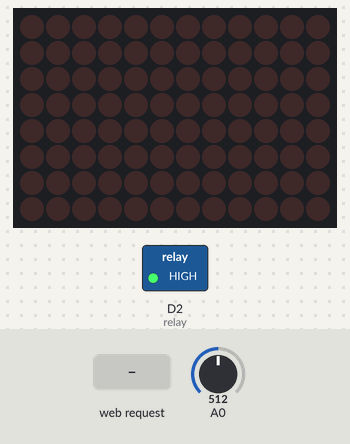
A sketch run on a simulated Arduino Uno R4 WiFi. Shown: 12×8 LED matrix, switched loads named in the sketch (green lamp = pin HIGH). The inputs (shaded band) are chosen by the test bench; at power-on: A0 = 512. WiFi joins after 1.5 s; servers stay silent unless stated; network time is answered at once with the bench clock; the local clock reads 2024-03-15 10:24:30 at power-on unless the sketch sets it; what the sketch prints to the serial monitor is not drawn.

Above: at 12.7 s.
12.8 s: A0 set to 818
14.3 s: A0 set to 849
At 14.8 s:
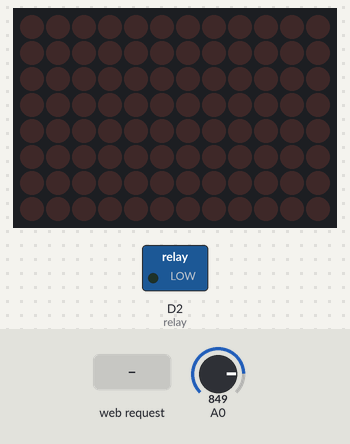
15.8 s: A0 set to 716
At 18.3 s:
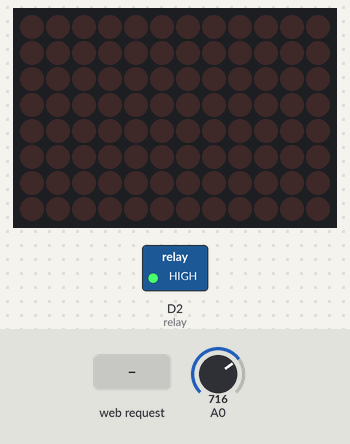
18.8 s: HTTP request GET /on received
At 19.8 s:
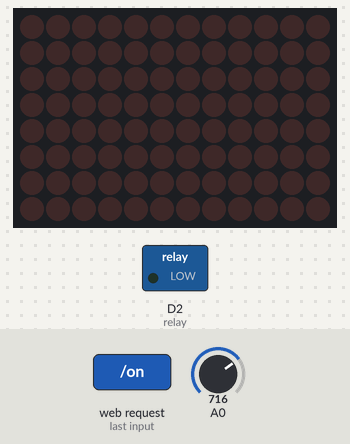
20.3 s: HTTP request GET /off received
At 20.9 s:
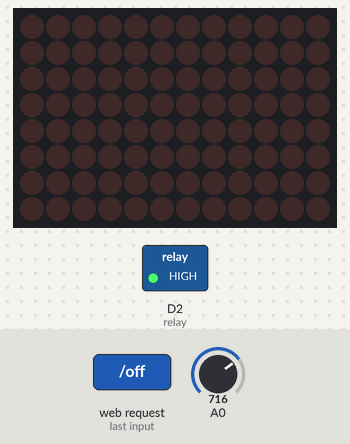
21.8 s: A0 set to 900
At 22.9 s:
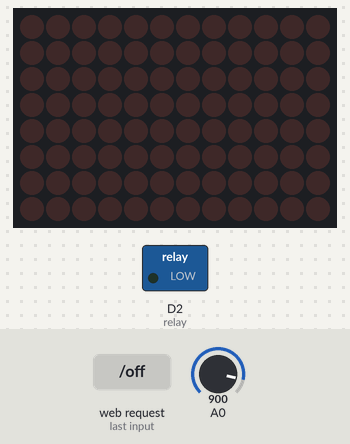
Timing chart, 0 to 24.3 s (numbered marks = the images above; inputs shaded):
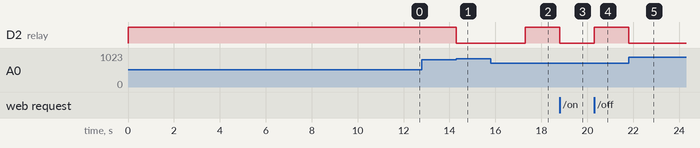

Measured:
- the behaviour switches between 830 and 831 on A0 (found by bisection; images 0 and 1)
- after the input at 14.3 s, D2 (relay): HIGH → LOW at once
- after the input at 15.8 s, D2 (relay): LOW → HIGH after 1.5 s
- after the input at 18.8 s, D2 (relay): HIGH → LOW at once
- after the input at 20.3 s, D2 (relay): LOW → HIGH at once
- after the input at 21.8 s, D2 (relay): HIGH → LOW at once

The sketch:

Senzor_Umiditate_Pompa_Wifi.ino
```cpp
#include "Arduino_LED_Matrix.h"
#include "WiFiS3.h"
#include "RTC.h"
#include <NTPClient.h>
#include <ESP_Mail_Client.h>
#define relay 2

ArduinoLEDMatrix matrix;

char ssid[] = "Mi 10T Lite";
char pass[] = "password";
int keyIndex = 0;      // your network key index number (needed only for WEP)

String output = "off";
String header;

// Current time
unsigned long currentTime = millis();
unsigned long previousTime = 0;
// Define timeout time in milliseconds
const long timeoutTime = 2000;


int status = WL_IDLE_STATUS;
WiFiServer server(80);

long umiditate = 0;
// timp
RTCTime startTime, currentT;
unsigned long unixTime;
unsigned long unixTimeLastCheck = 0;
unsigned long minutesSinceLastCheck;
unsigned long minMinutesBetweenCheck = 1;

WiFiUDP Udp; //ne permite sa primim si sa trimitem pachete prin UDP
NTPClient timeClient(Udp);

unsigned long timeZoneOffsetHours;
bool verify;

void setRTCtime(){
  RTC.begin();
  timeClient.begin();
  timeClient.update();

  timeZoneOffsetHours = +2; // Set timezone offset
  unixTime = timeClient.getEpochTime() + (timeZoneOffsetHours * 3600);
  RTCTime timeToSet = RTCTime(unixTime);
  RTC.setTime(timeToSet);

  RTC.getTime(currentT);

}

void setup() {
  Serial.begin(9600); // initialize serial communication
  matrix.begin();
  pinMode(relay, OUTPUT); // set the Relay pin mode
  digitalWrite(relay, HIGH);

  setRTCtime();

  pinMode(A0, INPUT);


  // check for the WiFi module:
  if (WiFi.status() == WL_NO_MODULE) {
    Serial.println("Communication with WiFi module failed!");
    while (true);
  }

  String fv = WiFi.firmwareVersion();
  if (fv < WIFI_FIRMWARE_LATEST_VERSION) {
    Serial.println("Please upgrade the firmware");
  }

  // attempt to connect to WiFi network:
  while (status != WL_CONNECTED) {
    Serial.print("Network named: ");
    Serial.println(ssid);

    status = WiFi.begin(ssid, pass);
    // wait 10 seconds for connection:
    delay(10000);
  }
  server.begin(); // start the web server on port 80
  printWifiStatus(); // print the status
}


void loop() {
  webServer();
  verify_humidity();
  umiditate = analogRead(A0);
  RTC.getTime(currentT);
  unsigned long minutes = currentT.getMinutes();
  unixTime = currentT.getUnixTime();
  minutesSinceLastCheck = (unixTime - unixTimeLastCheck)/60;

  if (minutesSinceLastCheck >= minMinutesBetweenCheck){
    verify_humidity();
    verify = true;
    unixTimeLastCheck = unixTime;
    Serial.print("Au trecut 2 minute");
    Serial.println(unixTime);
  }
  else
    verify = false;
}

void webServer() {
  WiFiClient client = server.available();   // Listen for incoming clients
  if (client) {                             // If a new client connects,
    Serial.println("New Client.");          // print a message out in the serial port
    String currentLine = "";                // make a String to hold incoming data from the client
    currentTime = millis();
    previousTime = currentTime;
    while (client.connected() && currentTime - previousTime <= timeoutTime) { // loop while the client's connected
      currentTime = millis();
      if (client.available()) {             // if there's bytes to read from the client,
        char c = client.read();             // we read and print it
        Serial.write(c);
        header += c;
        if (c == '\n') {                    // if the byte is a newline character
          // if the current line is blank, you got two newline characters in a row.
          // that's the end of the client HTTP request, so send a response:
          if (currentLine.length() == 0) {
            // HTTP headers always start with a response code
            // and a content-type so the client knows what's coming, then a blank line:
            client.println("HTTP/1.1 200 OK");
            client.println("Content-type:text/html");
            client.println("Connection: close");
            client.println();

            // turns the relay on and off
            if (header.indexOf("GET /on") >= 0) {
              output = "on";
              digitalWrite(relay, LOW);
            } else if (header.indexOf("GET /off") >= 0) {
              output = "off";
              digitalWrite(relay, HIGH);
            }

            // Display the HTML web page
            client.println("<!DOCTYPE html><html>");
            client.println("<head><meta name=\"viewport\" content=\"width=device-width, initial-scale=1\">");
            client.println("<link rel=\"icon\" href=\"data:,\">");
            // CSS to style the on/off buttons
            client.println("<style>html { font-family: Helvetica; display: inline-block; margin: 0px auto; text-align: center;}");
            client.println(".on { background-color: #FF0000; border: 5px; color: white; padding: 16px 40px; border-radius: 20px;");
            client.println("text-decoration: none; font-size: 30px; margin: 2px; cursor: pointer;}");
            client.println(".off {background-color: #000000;border: 5px; color: white; padding: 16px 40px; border-radius: 20px;");
            client.println("text-decoration: none; font-size: 30px; margin: 2px; cursor: pointer;}</style></head>");


            // Web Page Heading
            client.println("<body><h1>Ingrijitor Flori</h1>");
            client.println("<p>Relay " + output + "</p>");
            if (output == "off") {
              client.println("<p><a href=\"/on\"><button class=\"off\">OFF</button></a></p>");
            } else {
              client.println("<p><a href=\"/off\"><button class=\"on\">ON</button></a></p>");
            }

            client.println("</body></html>");

            // The HTTP response ends with another blank line
            client.println();
            // Break out of the while loop
            break;
          } else { // if we got a newline, then clear currentLine
            currentLine = "";
          }
        } else if (c != '\r') {  // if we got anything else but a carriage return character,
          currentLine += c;      // we add it to the end of the currentLine
        }
      }
    }
    // Clear the header variable
    header = "";
    // Close the connection
    client.stop();
    Serial.println("Client disconnected.");
    Serial.println("");
  }
}

void verify_humidity(){
  umiditate = analogRead(A0);
  umiditate = map(umiditate, 950, 350, 0, 100);
  Serial.print("Umiditatea este:");
  Serial.println(umiditate);
  while(umiditate < 20 && verify)
  {
    umiditate = analogRead(A0);
    umiditate = map(umiditate, 950, 350, 0, 100);
    Serial.println("Mai mic de 20");
    digitalWrite(relay, LOW);
    delay(1000);
    digitalWrite(relay, HIGH);
  }
  setRTCtime();
}

void printWifiStatus() {
  // print the SSID of the network we're attached to:
  Serial.print("SSID: ");
  Serial.println(WiFi.SSID());

  // print the board's IP address:
  IPAddress ip = WiFi.localIP();
  Serial.print("IP Address: ");
  Serial.println(ip);

  // print the received signal strength:
  long rssi = WiFi.RSSI();
  Serial.print("signal strength (RSSI):");
  Serial.print(rssi);
  Serial.println(" dBm");
  // print where to go in a browser:
  Serial.print("Now open this URL on your browser --> http://");
  Serial.println(ip);
}
```
